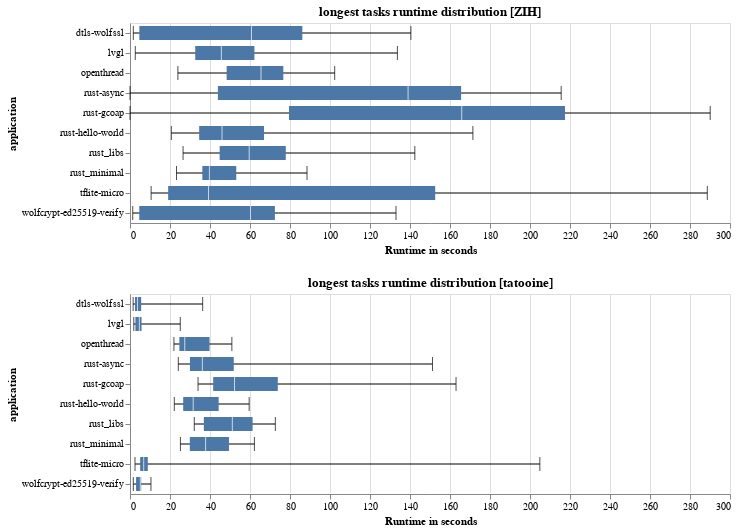

This figure's notebook cell:
### Code cell
query = """
SELECT
  IF(t.worker_name LIKE 'ZIH-HPC-node%', 'ZIH-node', t.worker_name) AS worker_name_normalized,
  quantile_cont(t.runtime_s, 0.01) as lower,
  quantile_cont(t.runtime_s, 0.25) as twenty_five,
  quantile_cont(t.runtime_s, 0.5) as median,
  quantile_cont(t.runtime_s, 0.75) as seventy_five,
  quantile_cont(t.runtime_s, 0.99) as upper,
  avg(t.runtime_s) as avg,
  application
FROM (SELECT worker_name,
        runtime_s,
        case when application = 'examples/rust-hello-world' then 'examples/lang_support/official/rust-hello-world' 
            when application = 'examples/wasm' then 'examples/lang_support/community/wasm'
            when application = 'examples/twr_aloha' then 'examples/advanced/twr_aloha'
            else application end as application
    from tasks_stats) t
GROUP BY worker_name_normalized, application
"""

tasks_df = con.sql(query).pl()

tasks_df = tasks_df \
    .sort("avg", descending=True)

[ longest_tasks_zih ] = tasks_df \
            .filter(pl.col("worker_name_normalized").eq(pl.lit("ZIH-node")))\
            .head(10),

base = alt.Chart(longest_tasks_zih.with_columns(pl.col("application").str.split("/").list.get(-1)), width=600,title="longest tasks runtime distribution [ZIH]" ).encode(
    y=alt.Y("application:N", sort=alt.EncodingSortField(field="median")),
)

rules = base.mark_rule().encode(
    x=alt.X("lower").title("Runtime in seconds"),
    x2="upper",
)

ticks_lower = base.mark_tick(size=14, color="black").encode(
    x="lower",
)

ticks_upper = base.mark_tick(size=14, color="black").encode(
    x="upper",
)

bars = base.mark_bar(size=14).encode(
    x="twenty_five",
    x2="seventy_five",
)

ticks = base.mark_tick(color="white", size=14).encode(
    x="median"
)



tasks_chart_zih = (rules + bars + ticks + ticks_lower + ticks_upper)


longest_tasks_tatooine = tasks_df \
            .filter(
                pl.col("worker_name_normalized") \
                    .eq(pl.lit("tatooine-staging")),
                ) \
            .join(longest_tasks_zih, on="application", how="inner" , maintain_order="right")

longest_tasks_tatooine 


base = alt.Chart(longest_tasks_tatooine.with_columns(pl.col("application").str.split("/").list.get(-1)), title="longest tasks runtime distribution [tatooine]").encode(
    y=alt.Y("application:N", sort=alt.EncodingSortField(field="median_right"))
)

rules = base.mark_rule().encode(
    x=alt.X("lower").title("Runtime in seconds"),
    x2="upper",
)

ticks_lower = base.mark_tick(size=14, color="black").encode(
    x="lower",
)

ticks_upper = base.mark_tick(size=14, color="black").encode(
    x="upper",
)

bars = base.mark_bar(size=14).encode(
    x="twenty_five",
    x2="seventy_five",
)

ticks = base.mark_tick(color="white", size=14).encode(
    x="median"
)



tasks_chart_tatooine = (rules + bars + ticks + ticks_lower + ticks_upper)


(tasks_chart_zih & tasks_chart_tatooine).resolve_scale(x='shared', y='shared').display(scaleFactor=2)

### Figure 1 — Vega-Lite specification as saved in the notebook (floating-point values rounded to 4 significant figures)
{"config": {"view": {"continuousWidth": 300, "continuousHeight": 300}}, "vconcat": [{"layer": [{"mark": {"type": "rule"}, "encoding": {"x": {"field": "lower", "title": "Runtime in seconds", "type": "quantitative"}, "x2": {"field": "upper"}, "y": {"field": "application", "sort": {"field": "median"}, "type": "nominal"}}, "title": "longest tasks runtime distribution [ZIH]"}, {"mark": {"type": "bar", "size": 14}, "encoding": {"x": {"field": "twenty_five", "type": "quantitative"}, "x2": {"field": "seventy_five"}, "y": {"field": "application", "sort": {"field": "median"}, "type": "nominal"}}, "title": "longest tasks runtime distribution [ZIH]"}, {"mark": {"type": "tick", "color": "white", "size": 14}, "encoding": {"x": {"field": "median", "type": "quantitative"}, "y": {"field": "application", "sort": {"field": "median"}, "type": "nominal"}}, "title": "longest tasks runtime distribution [ZIH]"}, {"mark": {"type": "tick", "color": "black", "size": 14}, "encoding": {"x": {"field": "lower", "type": "quantitative"}, "y": {"field": "application", "sort": {"field": "median"}, "type": "nominal"}}, "title": "longest tasks runtime distribution [ZIH]"}, {"mark": {"type": "tick", "color": "black", "size": 14}, "encoding": {"x": {"field": "upper", "type": "quantitative"}, "y": {"field": "application", "sort": {"field": "median"}, "type": "nominal"}}, "title": "longest tasks runtime distribution [ZIH]"}], "data": {"name": "data-01fa4c4af2f584b9da8b4e63168407a9"}, "width": 600}, {"layer": [{"mark": {"type": "rule"}, "encoding": {"x": {"field": "lower", "title": "Runtime in seconds", "type": "quantitative"}, "x2": {"field": "upper"}, "y": {"field": "application", "sort": {"field": "median_right"}, "type": "nominal"}}, "title": "longest tasks runtime distribution [tatooine]"}, {"mark": {"type": "bar", "size": 14}, "encoding": {"x": {"field": "twenty_five", "type": "quantitative"}, "x2": {"field": "seventy_five"}, "y": {"field": "application", "sort": {"field": "median_right"}, "type": "nominal"}}, "title": "longest tasks runtime distribution [tatooine]"}, {"mark": {"type": "tick", "color": "white", "size": 14}, "encoding": {"x": {"field": "median", "type": "quantitative"}, "y": {"field": "application", "sort": {"field": "median_right"}, "type": "nominal"}}, "title": "longest tasks runtime distribution [tatooine]"}, {"mark": {"type": "tick", "color": "black", "size": 14}, "encoding": {"x": {"field": "lower", "type": "quantitative"}, "y": {"field": "application", "sort": {"field": "median_right"}, "type": "nominal"}}, "title": "longest tasks runtime distribution [tatooine]"}, {"mark": {"type": "tick", "color": "black", "size": 14}, "encoding": {"x": {"field": "upper", "type": "quantitative"}, "y": {"field": "application", "sort": {"field": "median_right"}, "type": "nominal"}}, "title": "longest tasks runtime distribution [tatooine]"}], "data": {"name": "data-82bf194530d8a2a847122bec378041f1"}}], "resolve": {"scale": {"x": "shared", "y": "shared"}}, "$schema": "https://vega.github.io/schema/vega-lite/v5.20.1.json", "datasets": {"data-01fa4c4af2f584b9da8b4e63168407a9": [{"worker_name_normalized": "ZIH-node", "lower": 0.0, "twenty_five": 79.5, "median": 165.9, "seventy_five": 217.5, "upper": 290.1, "avg": 160.5, "application": "rust-gcoap"}, {"worker_name_normalized": "ZIH-node", "lower": 0.0, "twenty_five": 43.95, "median": 139.0, "seventy_five": 165.6, "upper": 215.6, "avg": 114.3, "application": "rust-async"}, {"worker_name_normalized": "ZIH-node", "lower": 10.56, "twenty_five": 19.07, "median": 39.25, "seventy_five": 152.6, "upper": 288.6, "avg": 94.73, "application": "tflite-micro"}, {"worker_name_normalized": "ZIH-node", "lower": 26.53, "twenty_five": 44.83, "median": 59.6, "seventy_five": 77.89, "upper": 142.4, "avg": 63.34, "application": "rust_libs"}, {"worker_name_normalized": "ZIH-node", "lower": 23.94, "twenty_five": 48.33, "median": 65.5, "seventy_five": 76.66, "upper": 102.3, "avg": 62.4, "application": "openthread"}, {"worker_name_normalized": "ZIH-node", "lower": 20.66, "twenty_five": 34.59, "median": 46.02, "seventy_five": 67.01, "upper": 171.4, "avg": 61.1, "application": "rust-hello-world"}, {"worker_name_normalized": "ZIH-node", "lower": 1.647, "twenty_five": 4.668, "median": 60.73, "seventy_five": 86.16, "upper": 140.4, "avg": 50.13, "application": "dtls-wolfssl"}, {"worker_name_normalized": "ZIH-node", "lower": 2.639, "twenty_five": 32.62, "median": 45.67, "seventy_five": 62.21, "upper": 133.7, "avg": 49.34, "application": "lvgl"}, {"worker_name_normalized": "ZIH-node", "lower": 23.25, "twenty_five": 36.16, "median": 39.7, "seventy_five": 53.13, "upper": 88.51, "avg": 47.56, "application": "rust_minimal"}, {"worker_name_normalized": "ZIH-node", "lower": 1.371, "twenty_five": 4.639, "median": 60.24, "seventy_five": 72.45, "upper": 133.0, "avg": 43.6, "application": "wolfcrypt-ed25519-verify"}], "data-82bf194530d8a2a847122bec378041f1": [{"worker_name_normalized": "tatooine-staging", "lower": 34.02, "twenty_five": 41.59, "median": 52.26, "seventy_five": 73.89, "upper": 163.0, "avg": 59.54, "application": "rust-gcoap", "worker_name_normalized_right": "ZIH-node", "lower_right": 0.0, "twenty_five_right": 79.5, "median_right": 165.9, "seventy_five_right": 217.5, "upper_right": 290.1, "avg_right": 160.5}, {"worker_name_normalized": "tatooine-staging", "lower": 24.15, "twenty_five": 29.97, "median": 36.17, "seventy_five": 51.88, "upper": 151.2, "avg": 42.13, "application": "rust-async", "worker_name_normalized_right": "ZIH-node", "lower_right": 0.0, "twenty_five_right": 43.95, "median_right": 139.0, "seventy_five_right": 165.6, "upper_right": 215.6, "avg_right": 114.3}, {"worker_name_normalized": "tatooine-staging", "lower": 2.495, "twenty_five": 5.077, "median": 6.85, "seventy_five": 8.896, "upper": 204.9, "avg": 21.02, "application": "tflite-micro", "worker_name_normalized_right": "ZIH-node", "lower_right": 10.56, "twenty_five_right": 19.07, "median_right": 39.25, "seventy_five_right": 152.6, "upper_right": 288.6, "avg_right": 94.73}, {"worker_name_normalized": "tatooine-staging", "lower": 32.14, "twenty_five": 36.91, "median": 51.16, "seventy_five": 61.3, "upper": 72.67, "avg": 50.68, "application": "rust_libs", "worker_name_normalized_right": "ZIH-node", "lower_right": 26.53, "twenty_five_right": 44.83, "median_right": 59.6, "seventy_five_right": 77.89, "upper_right": 142.4, "avg_right": 63.34}, {"worker_name_normalized": "tatooine-staging", "lower": 21.97, "twenty_five": 24.68, "median": 27.37, "seventy_five": 39.76, "upper": 50.94, "avg": 31.69, "application": "openthread", "worker_name_normalized_right": "ZIH-node", "lower_right": 23.94, "twenty_five_right": 48.33, "median_right": 65.5, "seventy_five_right": 76.66, "upper_right": 102.3, "avg_right": 62.4}, {"worker_name_normalized": "tatooine-staging", "lower": 22.15, "twenty_five": 26.6, "median": 31.6, "seventy_five": 44.34, "upper": 59.59, "avg": 35.63, "application": "rust-hello-world", "worker_name_normalized_right": "ZIH-node", "lower_right": 20.66, "twenty_five_right": 34.59, "median_right": 46.02, "seventy_five_right": 67.01, "upper_right": 171.4, "avg_right": 61.1}, {"worker_name_normalized": "tatooine-staging", "lower": 1.564, "twenty_five": 2.508, "median": 3.752, "seventy_five": 5.596, "upper": 36.33, "avg": 5.177, "application": "dtls-wolfssl", "worker_name_normalized_right": "ZIH-node", "lower_right": 1.647, "twenty_five_right": 4.668, "median_right": 60.73, "seventy_five_right": 86.16, "upper_right": 140.4, "avg_right": 50.13}, {"worker_name_normalized": "tatooine-staging", "lower": 1.896, "twenty_five": 2.693, "median": 4.678, "seventy_five": 5.778, "upper": 25.14, "avg": 5.739, "application": "lvgl", "worker_name_normalized_right": "ZIH-node", "lower_right": 2.639, "twenty_five_right": 32.62, "median_right": 45.67, "seventy_five_right": 62.21, "upper_right": 133.7, "avg_right": 49.34}, {"worker_name_normalized": "tatooine-staging", "lower": 25.21, "twenty_five": 29.91, "median": 37.79, "seventy_five": 49.49, "upper": 62.2, "avg": 39.79, "application": "rust_minimal", "worker_name_normalized_right": "ZIH-node", "lower_right": 23.25, "twenty_five_right": 36.16, "median_right": 39.7, "seventy_five_right": 53.13, "upper_right": 88.51, "avg_right": 47.56}, {"worker_name_normalized": "tatooine-staging", "lower": 1.651, "twenty_five": 3.026, "median": 5.164, "seventy_five": 5.601, "upper": 10.48, "avg": 4.78, "application": "wolfcrypt-ed25519-verify", "worker_name_normalized_right": "ZIH-node", "lower_right": 1.371, "twenty_five_right": 4.639, "median_right": 60.24, "seventy_five_right": 72.45, "upper_right": 133.0, "avg_right": 43.6}]}}
